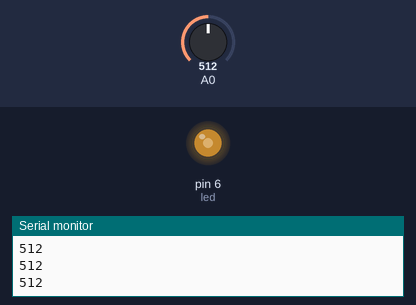
The sketch below on a simulated Arduino Uno, built with avr-gcc and run on an emulated ATmega328P. Parts: output pins drawn as LEDs (lit = HIGH), the last lines printed to the serial monitor. Inputs (shaded band) come from the test bench; at power-on: A0 = 512.

Above: at 1.2 s.
1.3 s: A0 set to 610
At 2.3 s:
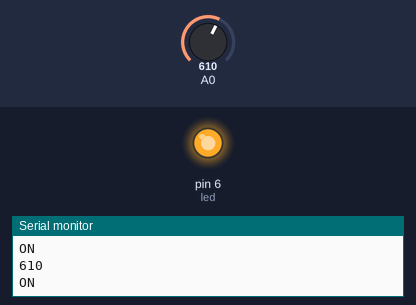
2.8 s: A0 set to 593
At 3.3 s:
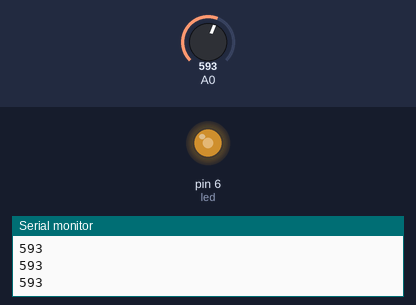
4.3 s: A0 set to 122
At 5.2 s:
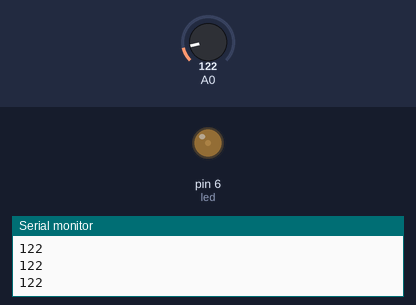
5.8 s: A0 set to 0
At 6.9 s:
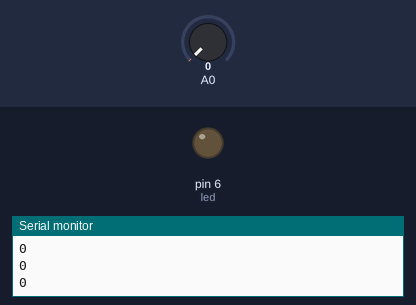
7.3 s: A0 set to 3
8.8 s: A0 set to 6
At 9.2 s:
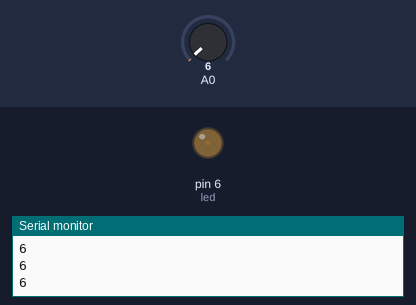
Timing chart, 0 to 11.3 s (numbered marks = the images above; inputs shaded):
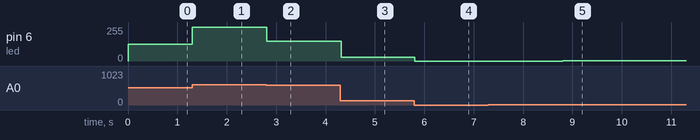

The sketch:

MIC_sensor_led.ino
```cpp
int snd = 0;
int led = 6;
void setup(){
  Serial.begin(9600);
  pinMode(led, OUTPUT);
}

void loop(){
  snd = analogRead(0);
  Serial.println(snd);
  int mapVal = map(snd, 0, 1023, 0, 255);
  analogWrite(led,mapVal);
  if(snd > 600){
    Serial.println("ON");
    analogWrite(led, 255);
  }
  delay(20);
}
```

Measured:
- the behaviour switches between 601 and 600 on A0 (found by bisection; images 1 and 2)
- after the input at 1.3 s, pin 6 (led): 127/255 → 255/255 at once
- after the input at 2.8 s, pin 6 (led): 255/255 → 147/255 at once
- after the input at 4.3 s, pin 6 (led): 147/255 → 30/255 at once
- after the input at 5.8 s, pin 6 (led): 30/255 → 0/255 at once
- after the input at 8.8 s, pin 6 (led): 0/255 → 1/255 at once
